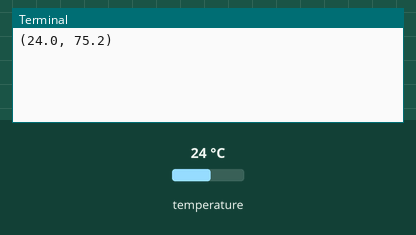
Simulated run of this program. Board: Raspberry Pi (BCM pin numbers). Shown: the last lines printed to the terminal. Inputs (shaded band) come from the test bench; at power-on: temperature 24 °C.

Above: at 1.2 s.
1.3 s: temperature set to 12 °C
At 3.2 s:
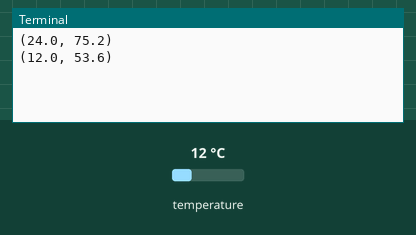
3.8 s: temperature set to 19 °C
At 5.1 s:
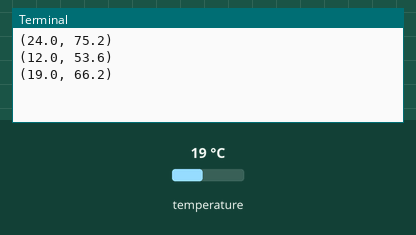
Timing chart, 0 to 6.8 s (numbered marks = the images above; inputs shaded):
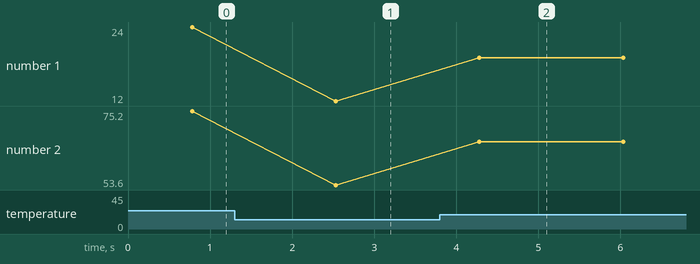

Measured:
- after the input at 1.3 s, the terminal: prints a new line after 1.2 s (image 1)
- after the input at 3.8 s, the terminal: prints a new line after 0.48 s (image 2)
- plotted number 1: 24 → 12 after the input at 1.3 s, 12 → 19 after the input at 3.8 s
- plotted number 2: 75.2 → 53.6 after the input at 1.3 s, 53.6 → 66.2 after the input at 3.8 s

The program:

temperature_ds18b20.py
```python
'''
Created on Nov 20, 2014

@author: ph
'''

try:
    import RPi.GPIO as GPIO, time
except RuntimeError:
    print("Error importing RPi.GPIO!  This is probably because you need superuser privileges.  You can achieve this by using 'sudo' to run your script")

import os
import glob

os.system('modprobe w1-gpio')
os.system('modprobe w1-therm')

base_dir = '/sys/bus/w1/devices/'
device_folder = glob.glob(base_dir + '28*')[0]
device_file = device_folder + '/w1_slave'

GPIO.setmode(GPIO.BCM)

LED_PIN1=16
LED_PIN2=20
LED_PIN3=21
Temperature_PIN=4

def setup():
   # chan_list=[LED_PIN1, LED_PIN2, LED_PIN3]
    #GPIO.setup(chan_list, GPIO.OUT,initial=GPIO.LOW)

    GPIO.setup(Temperature_PIN, GPIO.IN)

def cleanup():
    GPIO.cleanup()


def read_temp_raw():
    f = open(device_file, 'r')
    lines = f.readlines()
    f.close()
    return lines

def read_temp():
    lines = read_temp_raw()
    while lines[0].strip()[-3:] != 'YES':
        time.sleep(0.2)
        lines = read_temp_raw()
    equals_pos = lines[1].find('t=')
    if equals_pos != -1:
        temp_string = lines[1][equals_pos+2:]
        temp_c = float(temp_string) / 1000.0
        temp_f = temp_c * 9.0 / 5.0 + 32.0
        return temp_c, temp_f


if __name__ == '__main__':
    setup()

    while True:
        print(read_temp())
        time.sleep(1)


    cleanup()


    
```
